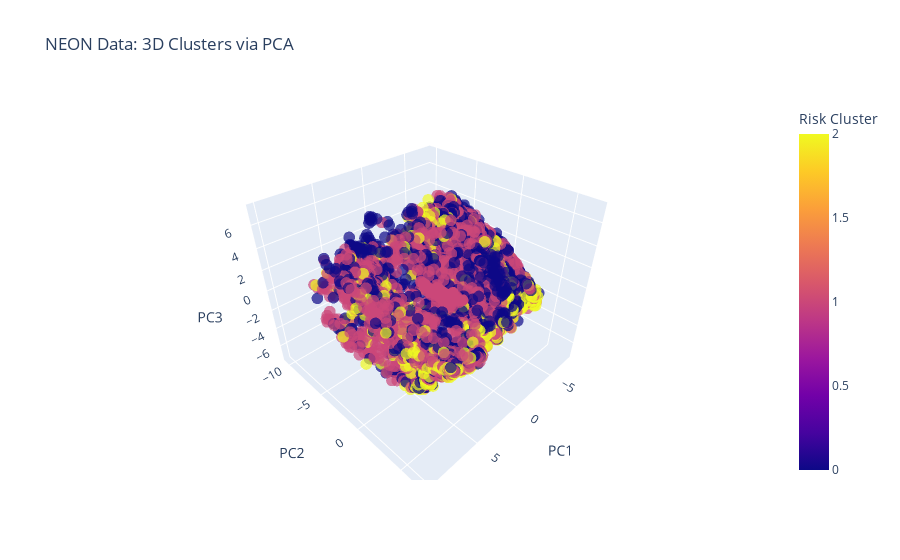

Here is the notebook cell this chart was saved with:
### Code cell
import pandas as pd
import plotly.express as px
from sklearn.preprocessing import StandardScaler
from sklearn.decomposition import PCA

# Assuming your dataset is loaded as df_30
features = df.drop(columns=['datetime', 'risk_cluster'])

# 1. Standardize features
scaler = StandardScaler()
X_scaled = scaler.fit_transform(features)

# 2. Reduce to 3D using PCA
pca = PCA(n_components=3)
X_pca = pca.fit_transform(X_scaled)

# 3. Create DataFrame with PCA results + cluster
pca_df = pd.DataFrame(X_pca, columns=['PC1', 'PC2', 'PC3'])
pca_df['cluster'] = df['risk_cluster'].values

# 4. Interactive 3D scatter plot
fig = px.scatter_3d(
    pca_df,
    x='PC1',
    y='PC2',
    z='PC3',
    color='cluster',          # cluster colors
    opacity=0.7,
    labels={'cluster':'Risk Cluster'},
    title='NEON Data: 3D Clusters via PCA'
)

fig.update_traces(marker=dict(size=4))  # smaller markers if many points
fig.show()

### Figure 1 — Plotly figure (JSON) as saved in the notebook; plotly's stock layout.template omitted (floating-point values rounded to 4 significant figures; data arrays with more than 128 entries replaced by an {"elided": "..."} marker saying what was removed)
{"data": [{"hovertemplate": "PC1=%{x}<br>PC2=%{y}<br>PC3=%{z}<br>Risk Cluster=%{marker.color}<extra></extra>", "legendgroup": "", "marker": {"color": {"elided": "8613 int values"}, "coloraxis": "coloraxis", "opacity": 0.7, "size": 4, "symbol": "circle"}, "mode": "markers", "name": "", "scene": "scene", "showlegend": false, "type": "scatter3d", "x": {"elided": "8613 float values"}, "y": {"elided": "8613 float values"}, "z": {"elided": "8613 float values"}}], "layout": {"coloraxis": {"colorbar": {"title": {"text": "Risk Cluster"}}, "colorscale": [[0, "#0d0887"], [0.1111, "#46039f"], [0.2222, "#7201a8"], [0.3333, "#9c179e"], [0.4444, "#bd3786"], [0.5556, "#d8576b"], [0.6667, "#ed7953"], [0.7778, "#fb9f3a"], [0.8889, "#fdca26"], [1, "#f0f921"]]}, "legend": {"tracegroupgap": 0}, "scene": {"domain": {"x": [0, 1], "y": [0, 1]}, "xaxis": {"title": {"text": "PC1"}}, "yaxis": {"title": {"text": "PC2"}}, "zaxis": {"title": {"text": "PC3"}}}, "title": {"text": "NEON Data: 3D Clusters via PCA"}}}
